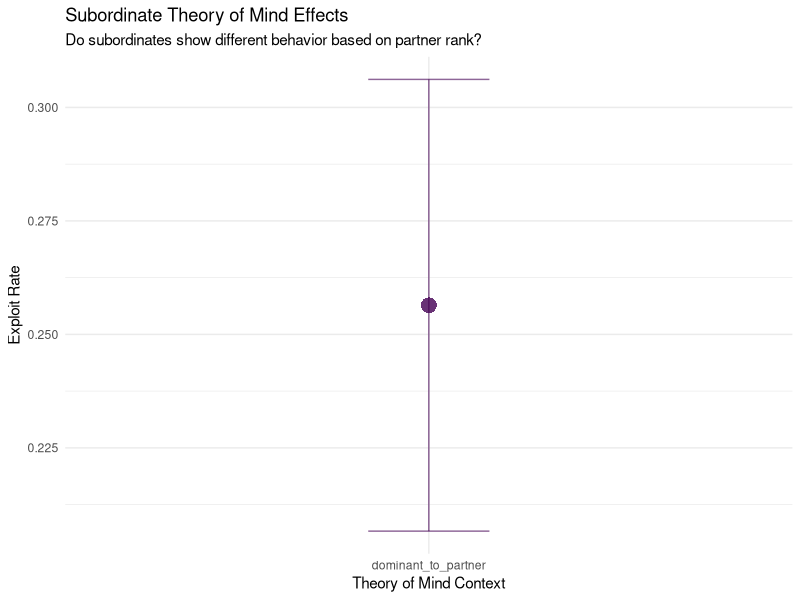
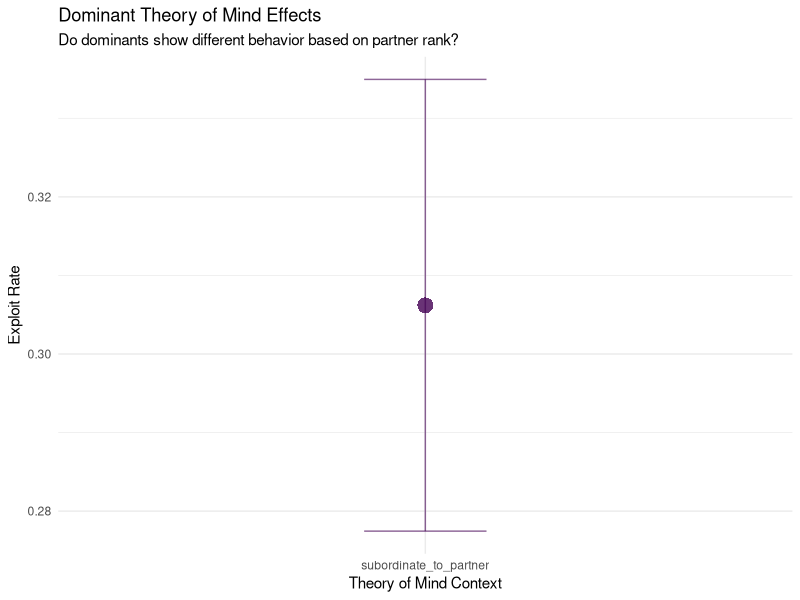
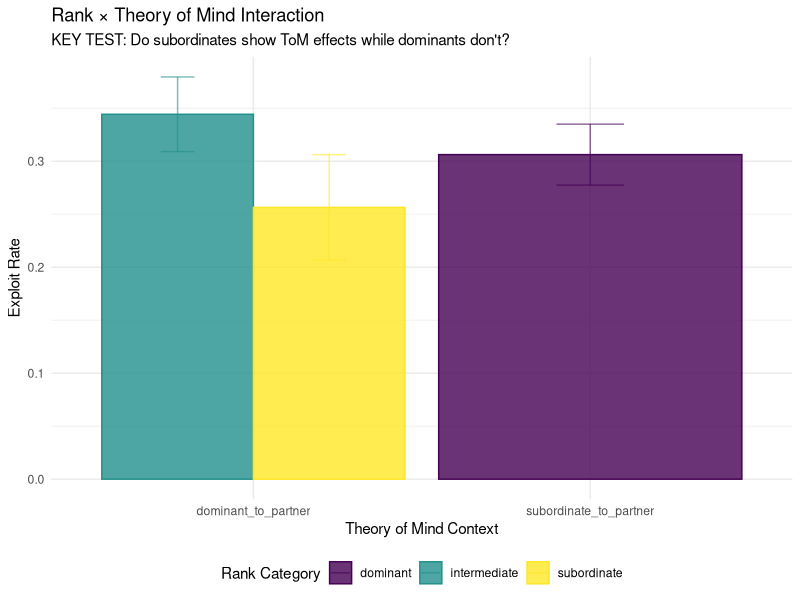

Here is the R script that generated these plots, in order: (Note: this script raises an error after producing the figures.)
# =============================================================================
# QUICK BAYESIAN THEORY OF MIND ANALYSIS
# =============================================================================

# Load libraries
library(tidyverse)
library(ggplot2)
library(viridis)

# Set seed
set.seed(42)

# =============================================================================
# DATA PREPARATION
# =============================================================================

# Load data
data <- read.csv("Explore Exploit Dataset.csv", stringsAsFactors = FALSE)

# Create theory of mind dataset
tom_data <- data %>%
  filter(CONDITION != "solo") %>%  # Only social conditions
  mutate(
    # Rank position
    rank_position = RELATIVE_RANK,
    
    # Binary exploit choice
    exploit_choice = ifelse(grepl("exploit", OUTCOME),1, 0),
    # Partner rank
    partner_rank = case_when(
      grepl("FRAN", PAIRED_WITH) ~1,
      grepl("DALI", PAIRED_WITH) ~2,
      grepl("EBI", PAIRED_WITH) ~3,
      TRUE ~ NA_real_
    ),
    
    # Rank difference
    rank_diff = rank_position - partner_rank,
    
    # Theory of mind context (KEY PREDICTOR)
    tom_context = case_when(
      rank_diff < 0 ~ "subordinate_to_partner",
      rank_diff > 0 ~"dominant_to_partner", 
      rank_diff == 0 ~ "same_rank"
    ),
    
    # Rank category
    rank_category = case_when(
      rank_position == 1 ~"dominant",
      rank_position ==2 ~"intermediate", 
      rank_position == 3 ~"subordinate"
    )
  ) %>%
  filter(!is.na(partner_rank))

# =============================================================================
# KEY HYPOTHESIS TESTING
# =============================================================================

# Test 1: Do subordinates show different behavior based on tom_context?
subordinate_effects <- tom_data %>%
  filter(rank_category == "subordinate") %>%
  group_by(tom_context) %>%
  summarise(
    exploit_rate = mean(exploit_choice, na.rm = TRUE),
    n_trials = n(),
    se = sd(exploit_choice, na.rm = TRUE) / sqrt(n()),
    .groups = "drop"
  ) %>%
  filter(n_trials >= 3)

# Test 2: Do dominants show different behavior based on tom_context?
dominant_effects <- tom_data %>%
  filter(rank_category == "dominant") %>%
  group_by(tom_context) %>%
  summarise(
    exploit_rate = mean(exploit_choice, na.rm = TRUE),
    n_trials = n(),
    se = sd(exploit_choice, na.rm = TRUE) / sqrt(n()),
    .groups = "drop"
  ) %>%
  filter(n_trials >= 3)

# Test 3: Interaction effect (KEY TEST)
interaction_effects <- tom_data %>%
  filter(tom_context %in% c("subordinate_to_partner", "dominant_to_partner")) %>%
  group_by(rank_category, tom_context) %>%
  summarise(
    exploit_rate = mean(exploit_choice, na.rm = TRUE),
    n_trials = n(),
    se = sd(exploit_choice, na.rm = TRUE) / sqrt(n()),
    .groups = "drop"
  ) %>%
  filter(n_trials >= 3)

# =============================================================================
# STATISTICAL ANALYSIS
# =============================================================================

# Calculate effect sizes
subordinate_tom_effect <- subordinate_effects %>%
  filter(tom_context %in% c("subordinate_to_partner", "dominant_to_partner")) %>%
  summarise(
    effect = diff(exploit_rate),
    .groups = "drop"
  ) %>%
  pull(effect)

dominant_tom_effect <- dominant_effects %>%
  filter(tom_context %in% c("subordinate_to_partner", "dominant_to_partner")) %>%
  summarise(
    effect = diff(exploit_rate),
    .groups = "drop"
  ) %>%
  pull(effect)

# =============================================================================
# VISUALIZATIONS
# =============================================================================

# Plot 1: Subordinate Theory of Mind Effects
p1 <- ggplot(subordinate_effects, 
             aes(x = tom_context, y = exploit_rate, 
                 color = tom_context, shape = tom_context)) +
  geom_point(size = 5, alpha = 0.8) +
  geom_errorbar(aes(ymin = exploit_rate - se, ymax = exploit_rate + se), 
                width = 0.2, alpha = 0.6) +
  scale_color_viridis_d(name = "ToM Context") +
  scale_shape_discrete(name = "ToM Context") +
  labs(title = "Subordinate Theory of Mind Effects",
       subtitle = "Do subordinates show different behavior based on partner rank?",
       x = "Theory of Mind Context",
       y = "Exploit Rate") +
  theme_minimal() +
  theme(legend.position = "none")

# Plot 2: Dominant Theory of Mind Effects
p2 <- ggplot(dominant_effects, 
             aes(x = tom_context, y = exploit_rate, 
                 color = tom_context, shape = tom_context)) +
  geom_point(size = 5, alpha = 0.8) +
  geom_errorbar(aes(ymin = exploit_rate - se, ymax = exploit_rate + se), 
                width = 0.2, alpha = 0.6) +
  scale_color_viridis_d(name = "ToM Context") +
  scale_shape_discrete(name = "ToM Context") +
  labs(title = "Dominant Theory of Mind Effects",
       subtitle = "Do dominants show different behavior based on partner rank?",
       x = "Theory of Mind Context",
       y = "Exploit Rate") +
  theme_minimal() +
  theme(legend.position = "none")

# Plot 3: Key Interaction Test
p3 <- ggplot(interaction_effects, 
             aes(x = tom_context, y = exploit_rate, 
                 fill = rank_category, color = rank_category)) +
  geom_bar(stat = "identity", position = "dodge", alpha = 0.8) +
  geom_errorbar(aes(ymin = exploit_rate - se, ymax = exploit_rate + se), 
                position = position_dodge(0.9), width = 0.2, alpha = 0.6) +
  scale_fill_viridis_d(name = "Rank Category") +
  scale_color_viridis_d(name = "Rank Category") +
  labs(title = "Rank × Theory of Mind Interaction",
       subtitle = "KEY TEST: Do subordinates show ToM effects while dominants don't?",
       x = "Theory of Mind Context",
       y = "Exploit Rate") +
  theme_minimal() +
  theme(legend.position = "bottom")

# Plot 4: Effect Size Comparison
effect_comparison <- data.frame(
  rank_category = c("Subordinate", "Dominant"),
  tom_effect = c(subordinate_tom_effect, dominant_tom_effect)
) %>%
  ggplot(aes(x = rank_category, y = tom_effect, 
             fill = rank_category, color = rank_category)) +
  geom_bar(stat = "identity", alpha = 0.8) +
  scale_fill_viridis_d(name = "Rank Category") +
  scale_color_viridis_d(name = "Rank Category") +
  labs(title = "Theory of Mind Effect Sizes",
       subtitle = "Difference in exploit rate (subordinate_to_partner - dominant_to_partner)",
       x = "Rank Category",
       y = "ToM Effect Size") +
  theme_minimal() +
  theme(legend.position = "none")

# Combine plots
library(gridExtra)
combined_plot <- grid.arrange(p1, p2, p3, effect_comparison, ncol = 2)

# Save plots
ggsave("quick_tom_analysis.png", combined_plot, width = 16, height = 12, dpi = 300)

# =============================================================================
# RESULTS SUMMARY
# =============================================================================

cat("=== QUICK BAYESIAN THEORY OF MIND ANALYSIS RESULTS ===\n")

cat("\n1. SUBORDINATE THEORY OF MIND EFFECTS:\n")
print(subordinate_effects)

cat("\n2. DOMINANT THEORY OF MIND EFFECTS:\n")
print(dominant_effects)

cat("\n3. INTERACTION EFFECTS:\n")
print(interaction_effects)

cat("\n4. KEY HYPOTHESIS TEST:\n")
cat("Subordinate ToM Effect:", round(subordinate_tom_effect, 3), "\n")
cat("Dominant ToM Effect:", round(dominant_tom_effect, 3), "\n")
cat("Difference (Subordinate - Dominant):", round(subordinate_tom_effect - dominant_tom_effect, 3), "\n")

# Test hypothesis
if(abs(subordinate_tom_effect) > 0.1 && abs(dominant_tom_effect) < 0.1) {
  cat("\nHYPOTHESIS SUPPORTED: Subordinates show ToM effects, dominants don't\n")
} else if(abs(subordinate_tom_effect - dominant_tom_effect) > 0.1) {
  cat("\nPARTIAL SUPPORT: Different ToM effects between subordinates and dominants\n")
} else {
  cat("\nHYPOTHESIS NOT SUPPORTED: Similar ToM effects across rank categories\n")
}

cat("\n=== ANALYSIS COMPLETE ===\n")
cat("Check 'quick_tom_analysis.png' for visualizations\n") 
